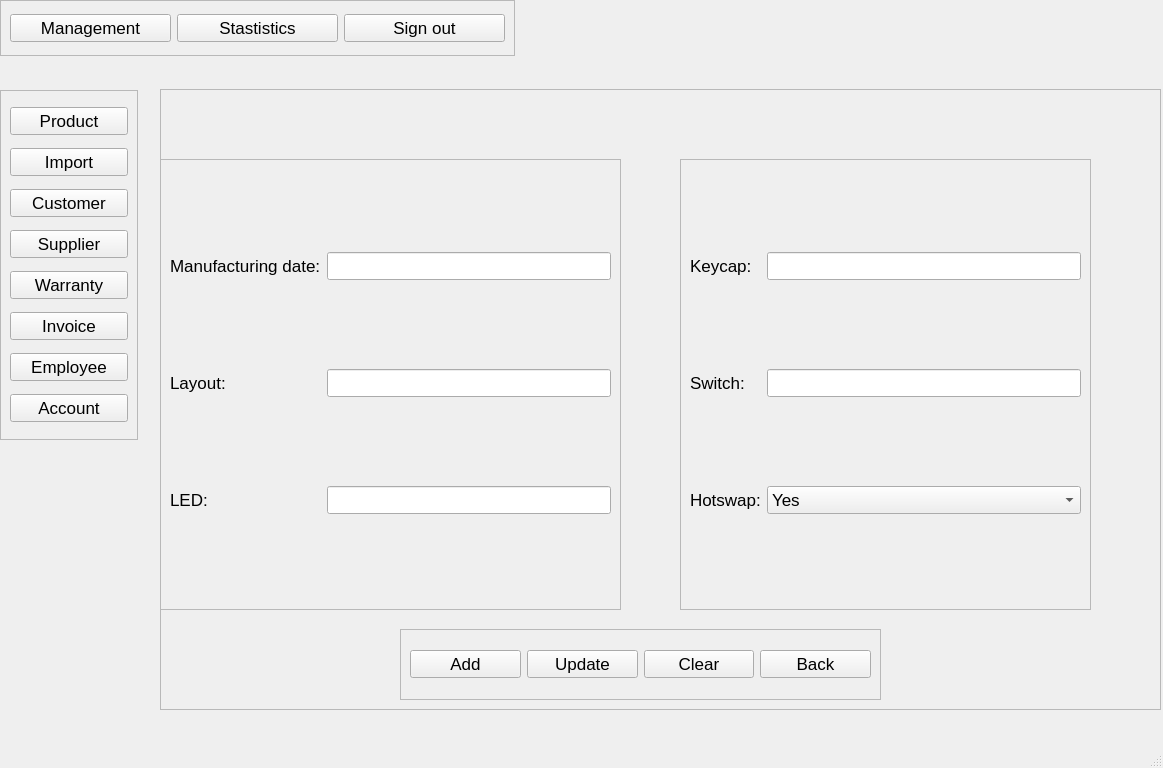
<?xml version="1.0" encoding="UTF-8"?>
<ui version="4.0">
 <class>Keyboard</class>
 <widget class="QMainWindow" name="Keyboard">
  <property name="geometry">
   <rect>
    <x>0</x>
    <y>0</y>
    <width>1163</width>
    <height>768</height>
   </rect>
  </property>
  <property name="font">
   <font>
    <pointsize>13</pointsize>
   </font>
  </property>
  <property name="windowTitle">
   <string>MainWindow</string>
  </property>
  <widget class="QWidget" name="centralwidget">
   <widget class="QFrame" name="frame_2">
    <property name="geometry">
     <rect>
      <x>160</x>
      <y>89</y>
      <width>1001</width>
      <height>621</height>
     </rect>
    </property>
    <property name="frameShape">
     <enum>QFrame::StyledPanel</enum>
    </property>
    <property name="frameShadow">
     <enum>QFrame::Raised</enum>
    </property>
    <widget class="QLabel" name="productName">
     <property name="geometry">
      <rect>
       <x>0</x>
       <y>0</y>
       <width>941</width>
       <height>41</height>
      </rect>
     </property>
     <property name="font">
      <font>
       <pointsize>15</pointsize>
      </font>
     </property>
     <property name="text">
      <string/>
     </property>
     <property name="alignment">
      <set>Qt::AlignCenter</set>
     </property>
    </widget>
    <widget class="QFrame" name="frame">
     <property name="geometry">
      <rect>
       <x>0</x>
       <y>70</y>
       <width>461</width>
       <height>451</height>
      </rect>
     </property>
     <property name="frameShape">
      <enum>QFrame::StyledPanel</enum>
     </property>
     <property name="frameShadow">
      <enum>QFrame::Raised</enum>
     </property>
     <layout class="QGridLayout" name="gridLayout">
      <item row="0" column="1">
       <widget class="QLineEdit" name="MFG"/>
      </item>
      <item row="0" column="0">
       <widget class="QLabel" name="label_2">
        <property name="text">
         <string>Manufacturing date:</string>
        </property>
       </widget>
      </item>
      <item row="1" column="0">
       <widget class="QLabel" name="label_3">
        <property name="text">
         <string>Layout:</string>
        </property>
       </widget>
      </item>
      <item row="2" column="0">
       <widget class="QLabel" name="label_5">
        <property name="text">
         <string>LED:</string>
        </property>
       </widget>
      </item>
      <item row="1" column="1">
       <widget class="QLineEdit" name="layout"/>
      </item>
      <item row="2" column="1">
       <widget class="QLineEdit" name="LED"/>
      </item>
     </layout>
    </widget>
    <widget class="QFrame" name="frame_4">
     <property name="geometry">
      <rect>
       <x>520</x>
       <y>70</y>
       <width>411</width>
       <height>451</height>
      </rect>
     </property>
     <property name="frameShape">
      <enum>QFrame::StyledPanel</enum>
     </property>
     <property name="frameShadow">
      <enum>QFrame::Raised</enum>
     </property>
     <layout class="QGridLayout" name="gridLayout_2">
      <item row="0" column="0">
       <widget class="QLabel" name="label_8">
        <property name="text">
         <string>Keycap:</string>
        </property>
       </widget>
      </item>
      <item row="1" column="0">
       <widget class="QLabel" name="label_9">
        <property name="text">
         <string>Switch:</string>
        </property>
       </widget>
      </item>
      <item row="0" column="1">
       <widget class="QLineEdit" name="keycap"/>
      </item>
      <item row="3" column="1">
       <widget class="QComboBox" name="hotswap">
        <item>
         <property name="text">
          <string>Yes</string>
         </property>
        </item>
        <item>
         <property name="text">
          <string>No</string>
         </property>
        </item>
       </widget>
      </item>
      <item row="3" column="0">
       <widget class="QLabel" name="label_11">
        <property name="text">
         <string>Hotswap:</string>
        </property>
       </widget>
      </item>
      <item row="1" column="1">
       <widget class="QLineEdit" name="switch_2"/>
      </item>
     </layout>
    </widget>
    <widget class="QFrame" name="frame_6">
     <property name="geometry">
      <rect>
       <x>240</x>
       <y>540</y>
       <width>481</width>
       <height>71</height>
      </rect>
     </property>
     <property name="frameShape">
      <enum>QFrame::StyledPanel</enum>
     </property>
     <property name="frameShadow">
      <enum>QFrame::Raised</enum>
     </property>
     <layout class="QGridLayout" name="gridLayout_3">
      <item row="0" column="1">
       <widget class="QPushButton" name="update">
        <property name="text">
         <string>Update</string>
        </property>
       </widget>
      </item>
      <item row="0" column="3">
       <widget class="QPushButton" name="back">
        <property name="text">
         <string>Back</string>
        </property>
       </widget>
      </item>
      <item row="0" column="0">
       <widget class="QPushButton" name="add">
        <property name="text">
         <string>Add</string>
        </property>
       </widget>
      </item>
      <item row="0" column="2">
       <widget class="QPushButton" name="clear">
        <property name="text">
         <string>Clear</string>
        </property>
       </widget>
      </item>
     </layout>
    </widget>
   </widget>
   <widget class="QFrame" name="frame_3">
    <property name="geometry">
     <rect>
      <x>0</x>
      <y>0</y>
      <width>515</width>
      <height>56</height>
     </rect>
    </property>
    <property name="layoutDirection">
     <enum>Qt::LeftToRight</enum>
    </property>
    <property name="frameShape">
     <enum>QFrame::StyledPanel</enum>
    </property>
    <property name="frameShadow">
     <enum>QFrame::Raised</enum>
    </property>
    <layout class="QHBoxLayout" name="horizontalLayout">
     <item>
      <widget class="QPushButton" name="management">
       <property name="text">
        <string>Management</string>
       </property>
      </widget>
     </item>
     <item>
      <widget class="QPushButton" name="statistic">
       <property name="text">
        <string>Stastistics</string>
       </property>
      </widget>
     </item>
     <item>
      <widget class="QPushButton" name="signOut">
       <property name="text">
        <string>Sign out</string>
       </property>
      </widget>
     </item>
    </layout>
   </widget>
   <widget class="QFrame" name="frame_5">
    <property name="geometry">
     <rect>
      <x>0</x>
      <y>90</y>
      <width>138</width>
      <height>350</height>
     </rect>
    </property>
    <property name="frameShape">
     <enum>QFrame::StyledPanel</enum>
    </property>
    <property name="frameShadow">
     <enum>QFrame::Raised</enum>
    </property>
    <layout class="QVBoxLayout" name="verticalLayout">
     <item>
      <widget class="QPushButton" name="product">
       <property name="text">
        <string>Product</string>
       </property>
      </widget>
     </item>
     <item>
      <widget class="QPushButton" name="import_2">
       <property name="text">
        <string>Import</string>
       </property>
      </widget>
     </item>
     <item>
      <widget class="QPushButton" name="customer">
       <property name="text">
        <string>Customer</string>
       </property>
      </widget>
     </item>
     <item>
      <widget class="QPushButton" name="supplier">
       <property name="text">
        <string>Supplier</string>
       </property>
      </widget>
     </item>
     <item>
      <widget class="QPushButton" name="warranty">
       <property name="text">
        <string>Warranty</string>
       </property>
      </widget>
     </item>
     <item>
      <widget class="QPushButton" name="invoice">
       <property name="text">
        <string>Invoice</string>
       </property>
      </widget>
     </item>
     <item>
      <widget class="QPushButton" name="employee">
       <property name="text">
        <string>Employee</string>
       </property>
      </widget>
     </item>
     <item>
      <widget class="QPushButton" name="account">
       <property name="text">
        <string>Account</string>
       </property>
      </widget>
     </item>
    </layout>
   </widget>
  </widget>
  <widget class="QMenuBar" name="menubar">
   <property name="geometry">
    <rect>
     <x>0</x>
     <y>0</y>
     <width>1163</width>
     <height>26</height>
    </rect>
   </property>
  </widget>
  <widget class="QStatusBar" name="statusbar"/>
 </widget>
 <resources/>
 <connections/>
</ui>
